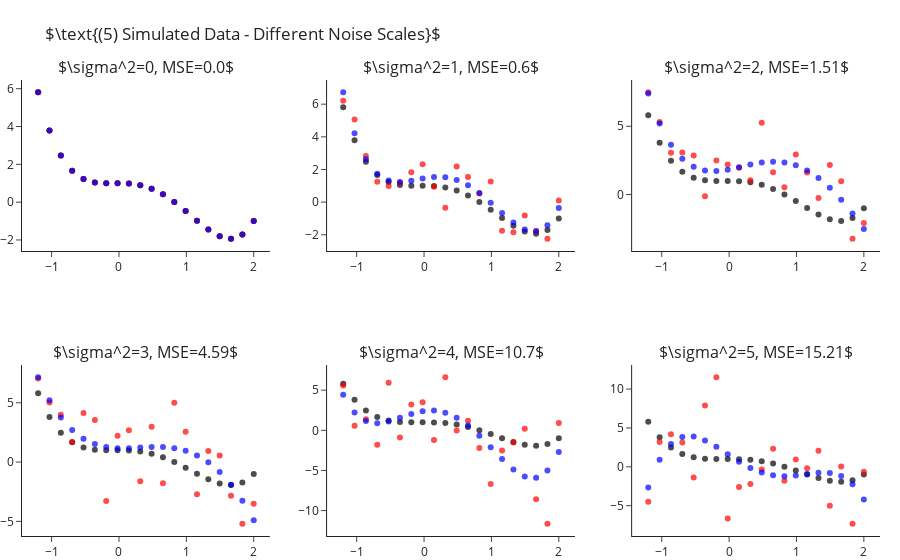

Notebook code cell kept with this figure:
### Markdown cell above
How is it that we are able to fit "better" models for $k$s larger than the true one? As we increase $k$ we enable the model
more "degrees of freedom" to try and adapt itself to the observed data. The higher $k$ the more the learner will "go after
the noise" and miss the real signal of the data. In other words, what we have just observed is what is known as **overfitting**.

Later in the course we will learn methods for detection and avoidance of overfitting.


## Fitting Polynomial Over Different Sample Noise Levels

Next, let us set $k=4$ (the true values) and study the outputted models when training over different noise levels. Though
we will only be changing the scale of the noise (i.e. the variance, $\sigma^2$), changing other properties such as it's
distribution is interesting too. As we would expect, as we increase the scale of the noise our error increases. We can
observe this also in a visual manner, where the fitted polynomial (in blue) less and less resembles the actual (in black).

### Code cell
scales = range(6)
fig = make_subplots(2, 3, subplot_titles=list(map(str, scales)))
for i, s in enumerate(scales):
    r,c = i//3+1, i%3+1
    
    y = y_ + np.random.normal(scale=s, size=len(y_))
    y_hat = make_pipeline(PolynomialFeatures(4), LinearRegression()).fit(X, y).predict(X)

    fig.add_traces([go.Scatter(x=x, y=y_, mode="markers", name="Real Points",  marker=dict(color="black", opacity=.7), showlegend=False),
                    go.Scatter(x=x, y=y, mode="markers", name="Observed Points",  marker=dict(color="red", opacity=.7), showlegend=False),
                    go.Scatter(x=x, y=y_hat, mode="markers", name="Predicted Points",  marker=dict(color="blue", opacity=.7), showlegend=False)], rows=r, cols=c)
    fig["layout"]["annotations"][i]["text"] = rf"$\sigma^2={{0}}, MSE={{1}}$".format(s, round(np.mean((y-y_hat)**2), 2))

fig.update_layout(title=r"$\text{(5) Simulated Data - Different Noise Scales}$", margin=dict(t=80)).show()

### Figure 1 — Plotly figure (JSON) as saved in the notebook; plotly's stock layout.template omitted (floating-point values rounded to 4 significant figures)
{"data": [{"marker": {"color": "black", "opacity": 0.7}, "mode": "markers", "name": "Real Points", "showlegend": false, "type": "scatter", "x": [-1.2, -1.032, -0.8632, -0.6947, -0.5263, -0.3579, -0.1895, -0.02105, 0.1474, 0.3158, 0.4842, 0.6526, 0.8211, 0.9895, 1.158, 1.326, 1.495, 1.663, 1.832, 2], "xaxis": "x", "y": [5.81, 3.796, 2.469, 1.662, 1.23, 1.044, 0.9969, 0.9998, 0.9832, 0.8971, 0.7107, 0.4125, 0.0104, -0.4685, -0.9777, -1.451, -1.804, -1.933, -1.712, -1], "yaxis": "y"}, {"marker": {"color": "red", "opacity": 0.7}, "mode": "markers", "name": "Observed Points", "showlegend": false, "type": "scatter", "x": [-1.2, -1.032, -0.8632, -0.6947, -0.5263, -0.3579, -0.1895, -0.02105, 0.1474, 0.3158, 0.4842, 0.6526, 0.8211, 0.9895, 1.158, 1.326, 1.495, 1.663, 1.832, 2], "xaxis": "x", "y": [5.81, 3.796, 2.469, 1.662, 1.23, 1.044, 0.9969, 0.9998, 0.9832, 0.8971, 0.7107, 0.4125, 0.0104, -0.4685, -0.9777, -1.451, -1.804, -1.933, -1.712, -1], "yaxis": "y"}, {"marker": {"color": "blue", "opacity": 0.7}, "mode": "markers", "name": "Predicted Points", "showlegend": false, "type": "scatter", "x": [-1.2, -1.032, -0.8632, -0.6947, -0.5263, -0.3579, -0.1895, -0.02105, 0.1474, 0.3158, 0.4842, 0.6526, 0.8211, 0.9895, 1.158, 1.326, 1.495, 1.663, 1.832, 2], "xaxis": "x", "y": [5.81, 3.796, 2.469, 1.662, 1.23, 1.044, 0.9969, 0.9998, 0.9832, 0.8971, 0.7107, 0.4125, 0.0104, -0.4685, -0.9777, -1.451, -1.804, -1.933, -1.712, -1], "yaxis": "y"}, {"marker": {"color": "black", "opacity": 0.7}, "mode": "markers", "name": "Real Points", "showlegend": false, "type": "scatter", "x": [-1.2, -1.032, -0.8632, -0.6947, -0.5263, -0.3579, -0.1895, -0.02105, 0.1474, 0.3158, 0.4842, 0.6526, 0.8211, 0.9895, 1.158, 1.326, 1.495, 1.663, 1.832, 2], "xaxis": "x2", "y": [5.81, 3.796, 2.469, 1.662, 1.23, 1.044, 0.9969, 0.9998, 0.9832, 0.8971, 0.7107, 0.4125, 0.0104, -0.4685, -0.9777, -1.451, -1.804, -1.933, -1.712, -1], "yaxis": "y2"}, {"marker": {"color": "red", "opacity": 0.7}, "mode": "markers", "name": "Observed Points", "showlegend": false, "type": "scatter", "x": [-1.2, -1.032, -0.8632, -0.6947, -0.5263, -0.3579, -0.1895, -0.02105, 0.1474, 0.3158, 0.4842, 0.6526, 0.8211, 0.9895, 1.158, 1.326, 1.495, 1.663, 1.832, 2], "xaxis": "x2", "y": [6.214, 5.061, 2.823, 1.241, 0.9834, 1.188, 1.831, 2.324, 0.9415, -0.3429, 2.179, 1.539, 0.528, 1.266, -1.759, -1.851, -0.8246, -1.763, -2.241, 0.107], "yaxis": "y2"}, {"marker": {"color": "blue", "opacity": 0.7}, "mode": "markers", "name": "Predicted Points", "showlegend": false, "type": "scatter", "x": [-1.2, -1.032, -0.8632, -0.6947, -0.5263, -0.3579, -0.1895, -0.02105, 0.1474, 0.3158, 0.4842, 0.6526, 0.8211, 0.9895, 1.158, 1.326, 1.495, 1.663, 1.832, 2], "xaxis": "x2", "y": [6.728, 4.221, 2.631, 1.731, 1.323, 1.233, 1.315, 1.449, 1.541, 1.525, 1.359, 1.032, 0.5536, -0.03518, -0.6691, -1.256, -1.677, -1.787, -1.414, -0.3594], "yaxis": "y2"}, {"marker": {"color": "black", "opacity": 0.7}, "mode": "markers", "name": "Real Points", "showlegend": false, "type": "scatter", "x": [-1.2, -1.032, -0.8632, -0.6947, -0.5263, -0.3579, -0.1895, -0.02105, 0.1474, 0.3158, 0.4842, 0.6526, 0.8211, 0.9895, 1.158, 1.326, 1.495, 1.663, 1.832, 2], "xaxis": "x3", "y": [5.81, 3.796, 2.469, 1.662, 1.23, 1.044, 0.9969, 0.9998, 0.9832, 0.8971, 0.7107, 0.4125, 0.0104, -0.4685, -0.9777, -1.451, -1.804, -1.933, -1.712, -1], "yaxis": "y3"}, {"marker": {"color": "red", "opacity": 0.7}, "mode": "markers", "name": "Observed Points", "showlegend": false, "type": "scatter", "x": [-1.2, -1.032, -0.8632, -0.6947, -0.5263, -0.3579, -0.1895, -0.02105, 0.1474, 0.3158, 0.4842, 0.6526, 0.8211, 0.9895, 1.158, 1.326, 1.495, 1.663, 1.832, 2], "xaxis": "x3", "y": [7.488, 5.309, 3.053, 3.078, 2.853, -0.1237, 2.49, 2.195, 1.958, 1.056, 5.258, 1.626, 0.5418, 2.929, 1.616, -0.2469, 2.157, 0.9714, -3.232, -2.082], "yaxis": "y3"}, {"marker": {"color": "blue", "opacity": 0.7}, "mode": "markers", "name": "Predicted Points", "showlegend": false, "type": "scatter", "x": [-1.2, -1.032, -0.8632, -0.6947, -0.5263, -0.3579, -0.1895, -0.02105, 0.1474, 0.3158, 0.4842, 0.6526, 0.8211, 0.9895, 1.158, 1.326, 1.495, 1.663, 1.832, 2], "xaxis": "x3", "y": [7.409, 5.201, 3.648, 2.63, 2.035, 1.762, 1.72, 1.826, 2.007, 2.2, 2.349, 2.412, 2.351, 2.142, 1.766, 1.219, 0.5005, -0.3765, -1.391, -2.513], "yaxis": "y3"}, {"marker": {"color": "black", "opacity": 0.7}, "mode": "markers", "name": "Real Points", "showlegend": false, "type": "scatter", "x": [-1.2, -1.032, -0.8632, -0.6947, -0.5263, -0.3579, -0.1895, -0.02105, 0.1474, 0.3158, 0.4842, 0.6526, 0.8211, 0.9895, 1.158, 1.326, 1.495, 1.663, 1.832, 2], "xaxis": "x4", "y": [5.81, 3.796, 2.469, 1.662, 1.23, 1.044, 0.9969, 0.9998, 0.9832, 0.8971, 0.7107, 0.4125, 0.0104, -0.4685, -0.9777, -1.451, -1.804, -1.933, -1.712, -1], "yaxis": "y4"}, {"marker": {"color": "red", "opacity": 0.7}, "mode": "markers", "name": "Observed Points", "showlegend": false, "type": "scatter", "x": [-1.2, -1.032, -0.8632, -0.6947, -0.5263, -0.3579, -0.1895, -0.02105, 0.1474, 0.3158, 0.4842, 0.6526, 0.8211, 0.9895, 1.158, 1.326, 1.495, 1.663, 1.832, 2], "xaxis": "x4", "y": [7.046, 5.028, 3.982, 1.69, 4.129, 3.552, -3.29, 2.211, 2.691, -1.625, 2.978, -1.796, 5.0, 2.562, -2.703, 0.9421, 0.559, -2.839, -5.196, -3.508], "yaxis": "y4"}, {"marker": {"color": "blue", "opacity": 0.7}, "mode": "markers", "name": "Predicted Points", "showlegend": false, "type": "scatter", "x": [-1.2, -1.032, -0.8632, -0.6947, -0.5263, -0.3579, -0.1895, -0.02105, 0.1474, 0.3158, 0.4842, 0.6526, 0.8211, 0.9895, 1.158, 1.326, 1.495, 1.663, 1.832, 2], "xaxis": "x4", "y": [7.147, 5.219, 3.76, 2.7, 1.973, 1.516, 1.268, 1.171, 1.172, 1.219, 1.264, 1.261, 1.169, 0.9475, 0.5608, -0.02434, -0.8381, -1.908, -3.257, -4.908], "yaxis": "y4"}, {"marker": {"color": "black", "opacity": 0.7}, "mode": "markers", "name": "Real Points", "showlegend": false, "type": "scatter", "x": [-1.2, -1.032, -0.8632, -0.6947, -0.5263, -0.3579, -0.1895, -0.02105, 0.1474, 0.3158, 0.4842, 0.6526, 0.8211, 0.9895, 1.158, 1.326, 1.495, 1.663, 1.832, 2], "xaxis": "x5", "y": [5.81, 3.796, 2.469, 1.662, 1.23, 1.044, 0.9969, 0.9998, 0.9832, 0.8971, 0.7107, 0.4125, 0.0104, -0.4685, -0.9777, -1.451, -1.804, -1.933, -1.712, -1], "yaxis": "y5"}, {"marker": {"color": "red", "opacity": 0.7}, "mode": "markers", "name": "Observed Points", "showlegend": false, "type": "scatter", "x": [-1.2, -1.032, -0.8632, -0.6947, -0.5263, -0.3579, -0.1895, -0.02105, 0.1474, 0.3158, 0.4842, 0.6526, 0.8211, 0.9895, 1.158, 1.326, 1.495, 1.663, 1.832, 2], "xaxis": "x5", "y": [5.582, 0.5808, 1.391, -1.814, 5.93, -0.8857, 3.2, 3.48, -1.216, 6.604, -0.02622, 1.185, -2.196, -6.674, -2.523, -1.506, 0.1975, -8.601, -11.64, 0.9199], "yaxis": "y5"}, {"marker": {"color": "blue", "opacity": 0.7}, "mode": "markers", "name": "Predicted Points", "showlegend": false, "type": "scatter", "x": [-1.2, -1.032, -0.8632, -0.6947, -0.5263, -0.3579, -0.1895, -0.02105, 0.1474, 0.3158, 0.4842, 0.6526, 0.8211, 0.9895, 1.158, 1.326, 1.495, 1.663, 1.832, 2], "xaxis": "x5", "y": [4.435, 2.224, 1.158, 0.887, 1.108, 1.564, 2.044, 2.381, 2.456, 2.194, 1.565, 0.5876, -0.6763, -2.118, -3.585, -4.876, -5.746, -5.904, -5.014, -2.692], "yaxis": "y5"}, {"marker": {"color": "black", "opacity": 0.7}, "mode": "markers", "name": "Real Points", "showlegend": false, "type": "scatter", "x": [-1.2, -1.032, -0.8632, -0.6947, -0.5263, -0.3579, -0.1895, -0.02105, 0.1474, 0.3158, 0.4842, 0.6526, 0.8211, 0.9895, 1.158, 1.326, 1.495, 1.663, 1.832, 2], "xaxis": "x6", "y": [5.81, 3.796, 2.469, 1.662, 1.23, 1.044, 0.9969, 0.9998, 0.9832, 0.8971, 0.7107, 0.4125, 0.0104, -0.4685, -0.9777, -1.451, -1.804, -1.933, -1.712, -1], "yaxis": "y6"}, {"marker": {"color": "red", "opacity": 0.7}, "mode": "markers", "name": "Observed Points", "showlegend": false, "type": "scatter", "x": [-1.2, -1.032, -0.8632, -0.6947, -0.5263, -0.3579, -0.1895, -0.02105, 0.1474, 0.3158, 0.4842, 0.6526, 0.8211, 0.9895, 1.158, 1.326, 1.495, 1.663, 1.832, 2], "xaxis": "x6", "y": [-4.491, 3.181, 4.175, 3.139, -1.366, 7.891, 11.51, -6.639, -2.607, -2.198, -0.3545, 2.313, -1.79, 0.955, -0.1865, 2.068, -4.997, 0.02978, -7.315, -0.6321], "yaxis": "y6"}, {"marker": {"color": "blue", "opacity": 0.7}, "mode": "markers", "name": "Predicted Points", "showlegend": false, "type": "scatter", "x": [-1.2, -1.032, -0.8632, -0.6947, -0.5263, -0.3579, -0.1895, -0.02105, 0.1474, 0.3158, 0.4842, 0.6526, 0.8211, 0.9895, 1.158, 1.326, 1.495, 1.663, 1.832, 2], "xaxis": "x6", "y": [-2.669, 0.8928, 2.945, 3.844, 3.903, 3.4, 2.568, 1.603, 0.6593, -0.1479, -0.7443, -1.096, -1.208, -1.126, -0.9377, -0.7683, -0.7845, -1.193, -2.24, -4.213], "yaxis": "y6"}], "layout": {"annotations": [{"font": {"size": 16}, "showarrow": false, "text": "$\\sigma^2=0, MSE=0.0$", "x": 0.1444, "xanchor": "center", "xref": "paper", "y": 1, "yanchor": "bottom", "yref": "paper"}, {"font": {"size": 16}, "showarrow": false, "text": "$\\sigma^2=1, MSE=0.6$", "x": 0.5, "xanchor": "center", "xref": "paper", "y": 1, "yanchor": "bottom", "yref": "paper"}, {"font": {"size": 16}, "showarrow": false, "text": "$\\sigma^2=2, MSE=1.51$", "x": 0.8556, "xanchor": "center", "xref": "paper", "y": 1, "yanchor": "bottom", "yref": "paper"}, {"font": {"size": 16}, "showarrow": false, "text": "$\\sigma^2=3, MSE=4.59$", "x": 0.1444, "xanchor": "center", "xref": "paper", "y": 0.375, "yanchor": "bottom", "yref": "paper"}, {"font": {"size": 16}, "showarrow": false, "text": "$\\sigma^2=4, MSE=10.7$", "x": 0.5, "xanchor": "center", "xref": "paper", "y": 0.375, "yanchor": "bottom", "yref": "paper"}, {"font": {"size": 16}, "showarrow": false, "text": "$\\sigma^2=5, MSE=15.21$", "x": 0.8556, "xanchor": "center", "xref": "paper", "y": 0.375, "yanchor": "bottom", "yref": "paper"}], "margin": {"t": 80}, "title": {"text": "$\\text{(5) Simulated Data - Different Noise Scales}$"}, "xaxis": {"anchor": "y", "domain": [0, 0.2889]}, "xaxis2": {"anchor": "y2", "domain": [0.3556, 0.6444]}, "xaxis3": {"anchor": "y3", "domain": [0.7111, 1]}, "xaxis4": {"anchor": "y4", "domain": [0, 0.2889]}, "xaxis5": {"anchor": "y5", "domain": [0.3556, 0.6444]}, "xaxis6": {"anchor": "y6", "domain": [0.7111, 1]}, "yaxis": {"anchor": "x", "domain": [0.625, 1]}, "yaxis2": {"anchor": "x2", "domain": [0.625, 1]}, "yaxis3": {"anchor": "x3", "domain": [0.625, 1]}, "yaxis4": {"anchor": "x4", "domain": [0, 0.375]}, "yaxis5": {"anchor": "x5", "domain": [0, 0.375]}, "yaxis6": {"anchor": "x6", "domain": [0, 0.375]}}}
